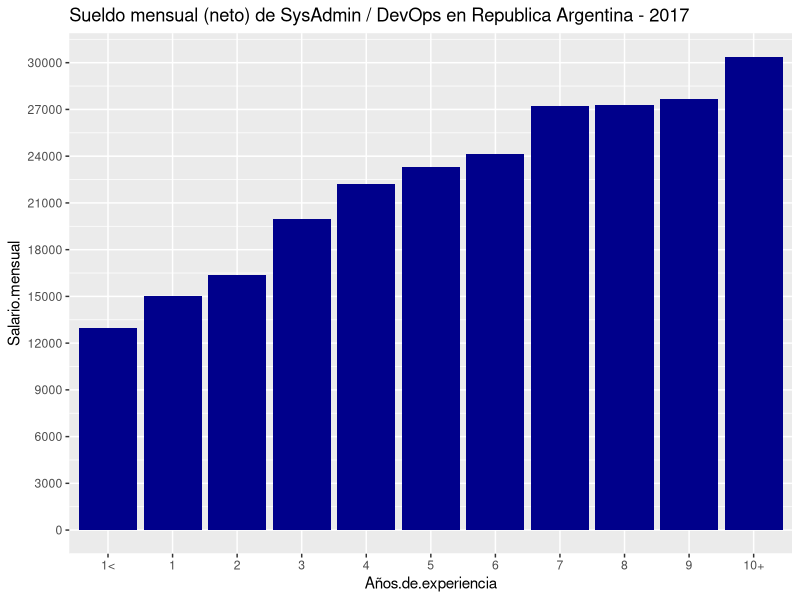
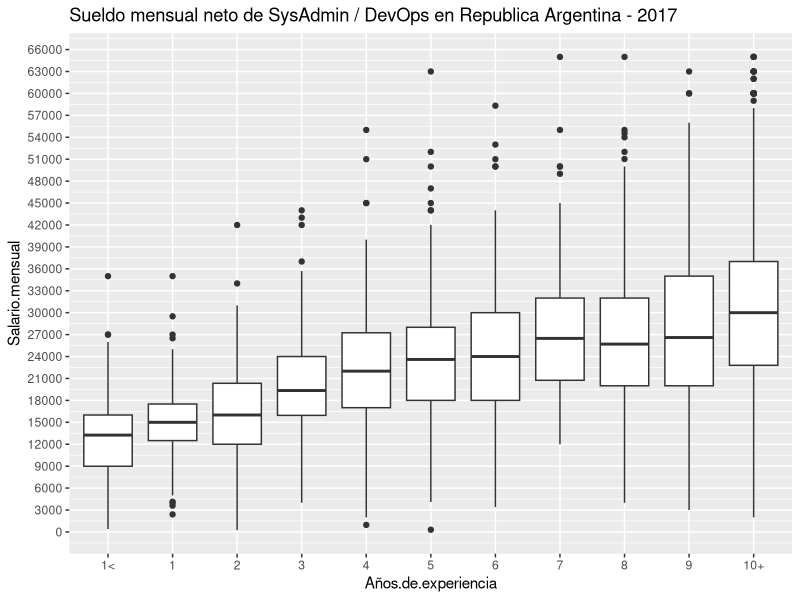

The R source for these figures, in order:
library("ggplot2")
datos<-read.csv(file="encuesta_sysarmy_2017.csv",sep=",",header=TRUE)
datos[ datos$Trabajo.de %in% c( "Data Analyst" ,"Data Engineer" ,"Data Integration" ,"Data Management" ,"Data Science", "Data scientist ", "Data mining Analyst", "data science", "Data Science","Big Data", "Data scientist","Data scientist","Data Scientist","Data scientist"), "Trabajo.de" ] <- c("Data Science");
datos[ datos$Trabajo.de %in% c("DEVOPS", "SysAdmin Coordinator" ,"SysAdmin/DevOps/Developer" , "Administrador Windows server, storage , backups", "Admin/soporte", "SysAdmin, DevOps, Developer, Architect" ,"SysAdmin / Storage / Backup", "SysAdmin Coordinator","SysAdmin/DevOps/Developer","SysAdmin, DevOps, Developer, Architect","SysAdmin Networking","SysAdmin+Networking+HelpDesk+DBA","SysAdmin / Storage / Backup" , "IT Analyst (networking, dba, helpdesk I &II)"), "Trabajo.de" ] <- "SysAdmin / DevOps";
datos[ datos$Trabajo.de %in% c("Security ","Security Specialist","seguridad", "Analista Seguridad Sap", "Analista de Seguridad", "Seguridad" ,"Seguridad " ,"seguridad informatica" ,"Seguridad informática" ,"Seguridad informática " ,"Seguridad Informática" ,"Seguridad It" ,"seguridad privada " ,"Seguritty" ,"Seguryty", "Consultor en ciberseguridad"), "Trabajo.de" ] <- c("Seguridad informática");
datos[ datos$Trabajo.de %in% c("Tech Producer" ,"Tech Support" ,"tecnico" ,"Tecnico" ,"Tecnico " ,"técnico" ,"Técnico" ,"Técnico ","soporte" ,"Soporte" ,"Soporte " ,"Soporte a antivirus" ,"Soporte de Aplicaciones" ,"Soporte On Site" ,"soporte tecnico" ,"Soporte tecnico" ,"Soporte Tecnico" ,"soporte técnico" ,"Soporte técnico" ,"Soporte Técnico "), "Trabajo.de" ] <- c("Técnico");
datos[ datos$Trabajo.de %in% c( "team leader", "Team leader", "Team Leader", "tech lead" , "Lider tecnico", "Lider Tecnico", "Lider técnico", "líder técnico", "Líder Técnico", "Líder Técnico", "Tech lead" ,"Tech Lead" ,"Teach Lead", "Tech Lead " ,"Tech LEader" ,"technical lead" ,"Technical Lead" ,"Technical leader" ,"Technical Leader" ,"technical lider","Lider consultoria SAP" ,"Líder de desarrollo" ,"Líder de equipo de developers" ,"Líder de Proyecto" ,"Lider de proyectos" ,"Líder de proyectos BI y analytics" ,"Líder IT" ,"Lider operaciones" ,"Lider tecnico" ,"Lider Tecnico" ,"Lider técnico" ,"líder técnico" ,"Líder Técnico" ,"Líder Técnico "), "Trabajo.de" ] <- c("Technical Lead");
datos[ datos$Trabajo.de %in% c("functional analyst", "Functional analyst", "Functional Analyst", "Analista funcional", "Analista funcional ", "Analista Funcional", "Analista funcional sap"), "Trabajo.de" ] <- c("Functional Analyst");
datos[ datos$Trabajo.de %in% c( "Soporte en ambiente productivo", "Soporte infraestructura", "Soporte IT", "Soporte IT en sitio, Backup, Networking, HelpDesk, Designer (soy un comodin en la empresa...)", "Soporte IT/Telecomunicaciones", "Soporte local", "Soporte Tecnico", "IT soporte", "It support", "It Support", "IT Support", "soporte tecnico" ,"Soporte tecnico" ,"Soporte Tecnico" ,"soporte técnico" ,"Soporte técnico" ,"Soporte Técnico" ,"soporte tecnico 3ª nivel" ), "Trabajo.de" ] <- c("Soporte Tecnico");
datos[ datos$Trabajo.de %in% c( "BI", "BI Analyst", "BI Consultant ", "Analista BI", "Business Analys", "Business analyst", "Business Analyst", "Business Analyst", "Business Intelligence", "Business Intelligence Consultant", "Bussines Intelligence", "Consultor BI"), "Trabajo.de" ] <- c("Bussines Intelligence");
datos[ datos$Trabajo.de %in% c( "It manager ", "It Manager ", "IT Manager", "gerente ", "Gerente", "Gerente ", "Gerente de tecnología ", "Management ", "MANAGEMENT", "manager", "Manager", "MANAGER ", "Manager IT", "Gerencia", "gerente", "gerente", "Gerente", "Gerente", "gerente de IT", "Gerente de IT", "Gerente de Operaciones", "Gerente de Sistemas", "Gerente de Soluciones de Valor Agregado", "Gerente de tecnología"), "Trabajo.de" ] <- c("Gerente");
datos[ datos$Trabajo.de %in% c("HelpDesk", "Help desk. Networking.storage backup. Sysadmin. Soluciones de infraestructura. Adecuaciones de licenciamiento. Desarrollo de ambientes mixtos de software. Outsourcing", "helpdesk+networking+sysadmin", "HelpDesk, Networking, SysAdmin", "Helpdesk sysadmin backup networking "), "Trabajo.de" ] <- c("HelpDesk");
datos[ datos$Trabajo.de %in% c("Scrum master", "Scrum master ", "ScrumMaster", "Scrum Master", "Scrum Master / Agile Coach" ), "Trabajo.de" ] <- c("ScrumMaster");
datos[ datos$Trabajo.de %in% c( "Developer" ,"Developer and DBA" ,"Developer, Coach, Manager, etc" ,"Developer full stack" ,"Developer / Helpdesk" ,"Developer, networking, implemento soluciones informáticas" ,"Developer Sql y DBA" ,"Development and Production Team Lead", "Development Manager"), "Trabajo.de" ] <- c("Developer");
datos[ datos$Trabajo.de %in% c( "Sap", "Sap assistance", "SAP BASIS", "SAP Consulting", "SAP Security"), "Trabajo.de" ] <- c("Sap");
datos[ datos$Trabajo.de %in% c( "Administrativa", "administrativo ", "Administrativo", "Administrativo ", "Adminsitrativo", "Adminidtrativo", "Administración ", "Administración Pública", "administrador" ), "Trabajo.de" ] <- c("Adminsitrativo");
datos [ datos$Trabajo.de %in% c( "Analisis/Desarrollo" ,"Analist" ,"analista" ,"Analista" ,"ANALISTA" ,"Analista BI" ,"Analista Contable" ,"Analista Database" ,"Analista de bd" ,"Analista de Infraestructura " ,"Analista de Producto" ,"Analista de sistemas " ,"Analista de tecnología " ,"Analista / Diseñadora" ,"Analista en procesos" ,"Analista en sistemas" ,"Analista infra + supervisor de soporte" ,"Analista PMO" ,"Analista programador" ,"Analista Seguridad Sap" ,"Analista Senior" ,"Analista sr" ,"analista tecnico" ,"Analista Técnico" ,"Analista Tecnico Funcional" ,"Analista técnico funcional" ,"analyst" ,"Analyst" ,"Analyst Process" ,"Analyts"), "Trabajo.de" ] <- c("Analista");
levels(datos$Años.de.experiencia) <- c(levels(datos$Años.de.experiencia),"1<");
datos[ datos$Años.de.experiencia == "Menos de un año", "Años.de.experiencia" ] <- "1<";
datos <- datos [ !datos$Salario.mensual..en.tu.moneda.local. > 4000000, ];
datos <- datos [ !datos$Salario.mensual..en.tu.moneda.local. < 100, ];
datos <- droplevels(datos);

datos$Años.de.experiencia <- factor(datos$Años.de.experiencia, levels = c("1<","1","2","3","4","5","6","7","8","9","10+"))

#Limpiandolosdatos:
w=table(datos$Trabajo.de);
test=as.data.frame(w);
options(scipen = 999)
selected <- test[test$Freq > 1,"Var1"]

devops <- datos[ datos$Trabajo.de == "SysAdmin / DevOps", ]
#devops <- datos[ datos$X.Bruto.o.neto. == "Bruto", ]
devops <- datos[ datos$X.Bruto.o.neto. == "Neto", ]
devops <- devops [ !devops$Salario.mensual..en.tu.moneda.local. > 65000, ];
devops <- devops [ !devops$Salario.mensual..en.tu.moneda.local. < 10, ];
devops <- droplevels(devops);

devops1 <- aggregate(devops$Salario.mensual..en.tu.moneda.local. ~ devops$Años.de.experiencia, FUN=mean);
u <- as.numeric(unlist(c(devops1[2])));
v <- as.character(unlist(devops1[1]));
#
ggplot(data=devops1, aes(x=v, y=u)) + scale_y_continuous(breaks=seq(0,45000,3000)) +
geom_bar(fill = "dark blue", stat = "identity") + 
ggtitle("Sueldo mensual (neto) de SysAdmin / DevOps en Republica Argentina - 2017") +
scale_x_discrete(limits=v) + xlab("Años.de.experiencia") + ylab("Salario.mensual")


u <- as.numeric(devops$Salario.mensual..en.tu.moneda.local.)
v <- devops$Años.de.experiencia
ggplot(devops, aes(x=v, y=u)) + 
scale_y_continuous(breaks=seq(0,66000,3000)) +
ggtitle("Sueldo mensual neto de SysAdmin / DevOps en Republica Argentina - 2017") +
xlab("Años.de.experiencia") + 
ylab("Salario.mensual") +
geom_boxplot()
